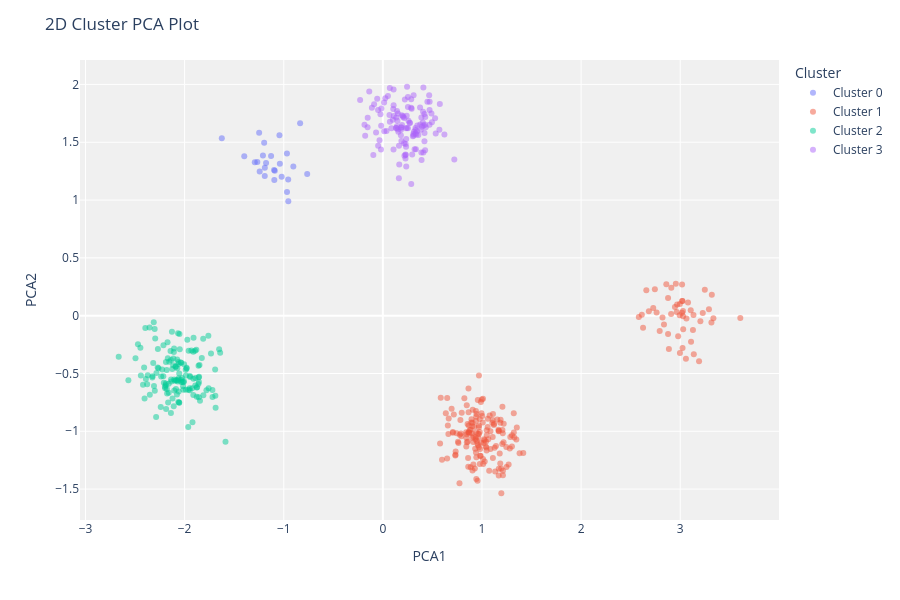

The code cell stored with this chart in its notebook:
### Code cell
plot_model(model2,plot='cluster')

### Figure 1 — Plotly figure (JSON) as saved in the notebook; plotly's stock layout.template omitted (floating-point values rounded to 4 significant figures; data arrays with more than 128 entries replaced by an {"elided": "..."} marker saying what was removed)
{"data": [{"customdata": [[85], [83], [90], [88], [88], [87], [82], [86], [84], [83], [82], [93], [77], [84], [91], [88], [89], [85], [92], [84], [90], [83], [86], [86], [84]], "hovertemplate": "Cluster=Cluster 0<br>PCA1=%{x}<br>PCA2=%{y}<br>Feature=%{customdata[0]}<extra></extra>", "legendgroup": "Cluster 0", "marker": {"color": "#636efa", "opacity": 0.5, "symbol": "circle"}, "mode": "markers", "name": "Cluster 0", "orientation": "v", "showlegend": true, "textposition": "top center", "type": "scatter", "x": [-1.021, -1.198, -0.9542, -1.625, -1.039, -0.9671, -0.9676, -1.248, -1.192, -1.128, -1.043, -1.178, -0.8349, -0.9032, -1.243, -1.098, -1.292, -1.398, -1.095, -1.09, -1.21, -0.9553, -1.191, -0.7634, -1.267], "xaxis": "x", "y": [1.202, 1.496, 0.9894, 1.534, 1.314, 1.071, 1.403, 1.582, 1.207, 1.38, 1.56, 1.32, 1.663, 1.29, 1.247, 1.259, 1.327, 1.38, 1.173, 1.254, 1.385, 1.178, 1.279, 1.224, 1.329], "yaxis": "y"}, {"customdata": {"elided": "207x1 int values"}, "hovertemplate": "Cluster=Cluster 1<br>PCA1=%{x}<br>PCA2=%{y}<br>Feature=%{customdata[0]}<extra></extra>", "legendgroup": "Cluster 1", "marker": {"color": "#EF553B", "opacity": 0.5, "symbol": "circle"}, "mode": "markers", "name": "Cluster 1", "orientation": "v", "showlegend": true, "textposition": "top center", "type": "scatter", "x": {"elided": "207 float values"}, "xaxis": "x", "y": {"elided": "207 float values"}, "yaxis": "y"}, {"customdata": {"elided": "147x1 int values"}, "hovertemplate": "Cluster=Cluster 2<br>PCA1=%{x}<br>PCA2=%{y}<br>Feature=%{customdata[0]}<extra></extra>", "legendgroup": "Cluster 2", "marker": {"color": "#00cc96", "opacity": 0.5, "symbol": "circle"}, "mode": "markers", "name": "Cluster 2", "orientation": "v", "showlegend": true, "textposition": "top center", "type": "scatter", "x": {"elided": "147 float values"}, "xaxis": "x", "y": {"elided": "147 float values"}, "yaxis": "y"}, {"customdata": [[37], [34], [30], [36], [29], [38], [34], [30], [22], [29], [37], [28], [28], [29], [36], [31], [33], [37], [32], [30], [31], [31], [31], [38], [30], [32], [33], [28], [33], [31], [36], [30], [31], [31], [28], [36], [32], [35], [31], [35], [28], [30], [35], [33], [28], [34], [33], [35], [35], [33], [34], [36], [27], [35], [32], [35], [35], [37], [29], [30], [34], [32], [30], [29], [34], [33], [34], [30], [29], [34], [36], [28], [33], [24], [29], [26], [40], [42], [33], [33], [34], [32], [31], [30], [33], [31], [35], [33], [30], [39], [31], [31], [37], [36], [37], [29], [38], [29], [32], [39], [31], [36], [31], [39], [34], [37], [44], [31], [34], [29], [35], [29], [25], [31], [25], [33], [37], [37], [31], [36], [37], [33], [36], [43], [38], [31]], "hovertemplate": "Cluster=Cluster 3<br>PCA1=%{x}<br>PCA2=%{y}<br>Feature=%{customdata[0]}<extra></extra>", "legendgroup": "Cluster 3", "marker": {"color": "#ab63fa", "opacity": 0.5, "symbol": "circle"}, "mode": "markers", "name": "Cluster 3", "orientation": "v", "showlegend": true, "textposition": "top center", "type": "scatter", "x": [-0.1107, -0.04816, 0.42, 0.1417, 0.5747, 0.2742, 0.01422, 0.108, 0.4087, 0.2587, 0.3881, 0.4492, 0.4196, 0.3769, 0.2284, 0.4951, 0.1818, 0.3201, 0.4241, 0.2294, 0.4099, 0.3334, 0.7207, -0.09633, 0.3886, 0.05099, 0.3138, 0.234, 0.2031, 0.49, -0.153, 0.4263, 0.4328, -0.0153, 0.152, -0.03368, 0.4709, 0.2957, 0.2687, 0.08619, 0.1328, 0.3071, -0.0573, 0.3752, 0.1084, 0.1887, -0.02431, 0.2046, 0.1827, 0.07021, 0.243, 0.1002, 0.2857, 0.01267, -0.08844, 0.3957, 0.222, -0.1542, 0.3278, 0.1047, 0.3101, -0.01709, 0.5331, 0.1899, 0.3834, 0.2158, -0.2294, 0.253, 0.2528, 0.4089, 0.2354, 0.5703, 0.4194, 0.467, 0.4717, 0.1425, -0.1784, 0.1076, 0.3905, 0.037, 0.2863, 0.3292, 0.2408, 0.2853, 0.2284, 0.4704, 0.156, 0.2535, 0.2342, -0.1855, 0.4032, 0.02446, 0.1353, 0.0667, 0.1499, 0.5268, 0.2173, 0.6209, 0.1931, -0.0476, 0.2441, 0.3029, 0.4277, -0.01919, 0.2305, 0.1837, 0.2141, 0.1102, 0.1369, 0.1471, 0.07083, 0.1871, 0.2905, 0.3475, 0.4054, 0.346, -0.1375, 0.1654, 0.3296, 0.1625, 0.311, 0.2358, -0.06863, 0.1615, 0.338, 0.3581], "xaxis": "x", "y": [1.799, 1.778, 1.579, 1.638, 1.832, 1.667, 1.595, 1.955, 1.974, 1.686, 1.412, 1.85, 1.508, 1.654, 1.395, 1.672, 1.56, 1.44, 1.652, 1.486, 1.646, 1.439, 1.351, 1.391, 1.714, 1.9, 1.592, 1.62, 1.727, 1.749, 1.712, 1.431, 1.63, 1.792, 1.748, 1.518, 1.78, 1.394, 1.668, 1.622, 1.624, 1.571, 1.875, 1.8, 1.82, 1.627, 1.743, 1.719, 1.608, 1.97, 1.624, 1.695, 1.871, 1.843, 1.828, 1.633, 1.869, 1.63, 1.605, 1.788, 1.907, 1.642, 1.575, 1.733, 1.607, 1.71, 1.865, 1.805, 1.891, 1.412, 1.528, 1.609, 1.743, 1.907, 1.85, 1.77, 1.556, 1.436, 1.347, 1.598, 1.139, 1.624, 1.729, 1.797, 1.36, 1.651, 1.591, 1.621, 1.461, 1.651, 1.671, 1.881, 1.714, 1.736, 1.61, 1.707, 1.384, 1.567, 1.649, 1.469, 1.98, 1.553, 1.719, 1.438, 1.389, 1.627, 1.492, 1.728, 1.622, 1.685, 1.678, 1.51, 1.79, 1.645, 1.763, 1.596, 1.939, 1.307, 1.576, 1.469, 1.558, 1.29, 1.583, 1.189, 1.568, 1.563], "yaxis": "y"}], "layout": {"height": 600, "legend": {"title": {"text": "Cluster"}, "tracegroupgap": 0}, "margin": {"t": 60}, "plot_bgcolor": "rgb(240,240,240)", "title": {"text": "2D Cluster PCA Plot"}, "xaxis": {"anchor": "y", "domain": [0, 1], "title": {"text": "PCA1"}}, "yaxis": {"anchor": "x", "domain": [0, 1], "title": {"text": "PCA2"}}}}
